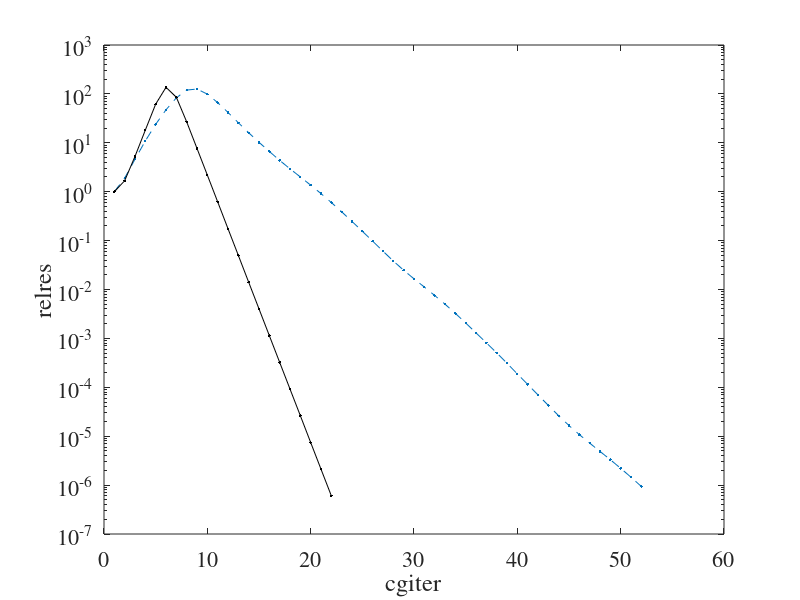

The MATLAB script that drew this image:
% resistive network L*v = i
clear all; rand('state', 364);

n = 100000; %number of nodes
deg = 20; %on average a node is connected to deg other nodes
density = deg/n; 

L = -abs(sprandsym(n,density)); %conductance uniform [0,1]
v = L*ones(n,1);
Sdiagonal = spdiags(v,0,n,n);
L = L - Sdiagonal;

L(n,:) = []; L(:,n) = [];
c = rand(n-1,1);

M = [];
fprintf('\nStarting CG ...\n');
time_start = cputime;
[x,flag,relres,iter,resvec] = pcg(L,c, [], 0.01*n, M);
time_end = cputime;
fprintf('CG done. Status: %d\nTime taken: %d\n', flag, time_end - time_start); 
norm_res = norm(c-L*x);
semilogy(resvec/norm(c), '.--'); hold on;
set(gca,'FontSize', 16, 'FontName', 'Times');
xlabel('cgiter'); ylabel('relres');

Ldiag = diag(L);
M = spdiags(Ldiag,0,n-1,n-1);
fprintf('\nStarting CG with preconditioning...\n');
time_start = cputime;
[x,flag,relres,iter,resvec] = pcg(L,c, [], 0.01*n, M);
time_end = cputime;
fprintf('PCG done. Status: %d\nTime taken: %d\n', flag, time_end - time_start); 
semilogy(resvec/norm(c), 'k.-'); hold off;
print('-depsc', 'resnet_pcg_relres.eps');
